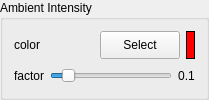
      <widget class="QGroupBox" name="groupBox_ambientIntensity">
       <property name="title">
        <string>Ambient Intensity</string>
       </property>
       <property name="checkable">
        <bool>false</bool>
       </property>
       <property name="checked">
        <bool>false</bool>
       </property>
       <layout class="QVBoxLayout" name="verticalLayout_4">
        <item>
         <layout class="QHBoxLayout" name="horizontalLayout_8">
          <item>
           <widget class="QLabel" name="textLabel1_6">
            <property name="sizePolicy">
             <sizepolicy hsizetype="Fixed" vsizetype="Fixed">
              <horstretch>0</horstretch>
              <verstretch>0</verstretch>
             </sizepolicy>
            </property>
            <property name="minimumSize">
             <size>
              <width>80</width>
              <height>25</height>
             </size>
            </property>
            <property name="maximumSize">
             <size>
              <width>120</width>
              <height>25</height>
             </size>
            </property>
            <property name="text">
             <string>color</string>
            </property>
           </widget>
          </item>
          <item>
           <widget class="QPushButton" name="ambient_color_button">
            <property name="sizePolicy">
             <sizepolicy hsizetype="Preferred" vsizetype="Fixed">
              <horstretch>0</horstretch>
              <verstretch>0</verstretch>
             </sizepolicy>
            </property>
            <property name="minimumSize">
             <size>
              <width>0</width>
              <height>28</height>
             </size>
            </property>
            <property name="maximumSize">
             <size>
              <width>32767</width>
              <height>28</height>
             </size>
            </property>
            <property name="text">
             <string>Select</string>
            </property>
           </widget>
          </item>
          <item>
           <widget class="QLabel" name="ambient_color_label">
            <property name="minimumSize">
             <size>
              <width>0</width>
              <height>28</height>
             </size>
            </property>
            <property name="maximumSize">
             <size>
              <width>32767</width>
              <height>28</height>
             </size>
            </property>
            <property name="palette">
             <palette>
              <active>
               <colorrole role="WindowText">
                <brush brushstyle="SolidPattern">
                 <color alpha="255">
                  <red>0</red>
                  <green>0</green>
                  <blue>0</blue>
                 </color>
                </brush>
               </colorrole>
               <colorrole role="Button">
                <brush brushstyle="SolidPattern">
                 <color alpha="255">
                  <red>221</red>
                  <green>223</green>
                  <blue>228</blue>
                 </color>
                </brush>
               </colorrole>
               <colorrole role="Light">
                <brush brushstyle="SolidPattern">
                 <color alpha="255">
                  <red>255</red>
                  <green>255</green>
                  <blue>255</blue>
                 </color>
                </brush>
               </colorrole>
               <colorrole role="Midlight">
                <brush brushstyle="SolidPattern">
                 <color alpha="255">
                  <red>255</red>
                  <green>255</green>
                  <blue>255</blue>
                 </color>
                </brush>
               </colorrole>
               <colorrole role="Dark">
                <brush brushstyle="SolidPattern">
                 <color alpha="255">
                  <red>85</red>
                  <green>85</green>
                  <blue>85</blue>
                 </color>
                </brush>
               </colorrole>
               <colorrole role="Mid">
                <brush brushstyle="SolidPattern">
                 <color alpha="255">
                  <red>199</red>
                  <green>199</green>
                  <blue>199</blue>
                 </color>
                </brush>
               </colorrole>
               <colorrole role="Text">
                <brush brushstyle="SolidPattern">
                 <color alpha="255">
                  <red>0</red>
                  <green>0</green>
                  <blue>0</blue>
                 </color>
                </brush>
               </colorrole>
               <colorrole role="BrightText">
                <brush brushstyle="SolidPattern">
                 <color alpha="255">
                  <red>255</red>
                  <green>255</green>
                  <blue>255</blue>
                 </color>
                </brush>
               </colorrole>
               <colorrole role="ButtonText">
                <brush brushstyle="SolidPattern">
                 <color alpha="255">
                  <red>0</red>
                  <green>0</green>
                  <blue>0</blue>
                 </color>
                </brush>
               </colorrole>
               <colorrole role="Base">
                <brush brushstyle="SolidPattern">
                 <color alpha="255">
                  <red>255</red>
                  <green>255</green>
                  <blue>255</blue>
                 </color>
                </brush>
               </colorrole>
               <colorrole role="Window">
                <brush brushstyle="SolidPattern">
                 <color alpha="255">
                  <red>255</red>
                  <green>0</green>
                  <blue>0</blue>
                 </color>
                </brush>
               </colorrole>
               <colorrole role="Shadow">
                <brush brushstyle="SolidPattern">
                 <color alpha="255">
                  <red>0</red>
                  <green>0</green>
                  <blue>0</blue>
                 </color>
                </brush>
               </colorrole>
               <colorrole role="Highlight">
                <brush brushstyle="SolidPattern">
                 <color alpha="255">
                  <red>103</red>
                  <green>141</green>
                  <blue>178</blue>
                 </color>
                </brush>
               </colorrole>
               <colorrole role="HighlightedText">
                <brush brushstyle="SolidPattern">
                 <color alpha="255">
                  <red>255</red>
                  <green>255</green>
                  <blue>255</blue>
                 </color>
                </brush>
               </colorrole>
               <colorrole role="Link">
                <brush brushstyle="SolidPattern">
                 <color alpha="255">
                  <red>0</red>
                  <green>0</green>
                  <blue>238</blue>
                 </color>
                </brush>
               </colorrole>
               <colorrole role="LinkVisited">
                <brush brushstyle="SolidPattern">
                 <color alpha="255">
                  <red>82</red>
                  <green>24</green>
                  <blue>139</blue>
                 </color>
                </brush>
               </colorrole>
               <colorrole role="AlternateBase">
                <brush brushstyle="SolidPattern">
                 <color alpha="255">
                  <red>232</red>
                  <green>232</green>
                  <blue>232</blue>
                 </color>
                </brush>
               </colorrole>
              </active>
              <inactive>
               <colorrole role="WindowText">
                <brush brushstyle="SolidPattern">
                 <color alpha="255">
                  <red>0</red>
                  <green>0</green>
                  <blue>0</blue>
                 </color>
                </brush>
               </colorrole>
               <colorrole role="Button">
                <brush brushstyle="SolidPattern">
                 <color alpha="255">
                  <red>221</red>
                  <green>223</green>
                  <blue>228</blue>
                 </color>
                </brush>
               </colorrole>
               <colorrole role="Light">
                <brush brushstyle="SolidPattern">
                 <color alpha="255">
                  <red>255</red>
                  <green>255</green>
                  <blue>255</blue>
                 </color>
                </brush>
               </colorrole>
               <colorrole role="Midlight">
                <brush brushstyle="SolidPattern">
                 <color alpha="255">
                  <red>255</red>
                  <green>255</green>
                  <blue>255</blue>
                 </color>
                </brush>
               </colorrole>
               <colorrole role="Dark">
                <brush brushstyle="SolidPattern">
                 <color alpha="255">
                  <red>85</red>
                  <green>85</green>
                  <blue>85</blue>
                 </color>
                </brush>
               </colorrole>
               <colorrole role="Mid">
                <brush brushstyle="SolidPattern">
                 <color alpha="255">
                  <red>199</red>
                  <green>199</green>
                  <blue>199</blue>
                 </color>
                </brush>
               </colorrole>
               <colorrole role="Text">
                <brush brushstyle="SolidPattern">
                 <color alpha="255">
                  <red>0</red>
                  <green>0</green>
                  <blue>0</blue>
                 </color>
                </brush>
               </colorrole>
               <colorrole role="BrightText">
                <brush brushstyle="SolidPattern">
                 <color alpha="255">
                  <red>255</red>
                  <green>255</green>
                  <blue>255</blue>
                 </color>
                </brush>
               </colorrole>
               <colorrole role="ButtonText">
                <brush brushstyle="SolidPattern">
                 <color alpha="255">
                  <red>0</red>
                  <green>0</green>
                  <blue>0</blue>
                 </color>
                </brush>
               </colorrole>
               <colorrole role="Base">
                <brush brushstyle="SolidPattern">
                 <color alpha="255">
                  <red>255</red>
                  <green>255</green>
                  <blue>255</blue>
                 </color>
                </brush>
               </colorrole>
               <colorrole role="Window">
                <brush brushstyle="SolidPattern">
                 <color alpha="255">
                  <red>255</red>
                  <green>0</green>
                  <blue>0</blue>
                 </color>
                </brush>
               </colorrole>
               <colorrole role="Shadow">
                <brush brushstyle="SolidPattern">
                 <color alpha="255">
                  <red>0</red>
                  <green>0</green>
                  <blue>0</blue>
                 </color>
                </brush>
               </colorrole>
               <colorrole role="Highlight">
                <brush brushstyle="SolidPattern">
                 <color alpha="255">
                  <red>103</red>
                  <green>141</green>
                  <blue>178</blue>
                 </color>
                </brush>
               </colorrole>
               <colorrole role="HighlightedText">
                <brush brushstyle="SolidPattern">
                 <color alpha="255">
                  <red>255</red>
                  <green>255</green>
                  <blue>255</blue>
                 </color>
                </brush>
               </colorrole>
               <colorrole role="Link">
                <brush brushstyle="SolidPattern">
                 <color alpha="255">
                  <red>0</red>
                  <green>0</green>
                  <blue>238</blue>
                 </color>
                </brush>
               </colorrole>
               <colorrole role="LinkVisited">
                <brush brushstyle="SolidPattern">
                 <color alpha="255">
                  <red>82</red>
                  <green>24</green>
                  <blue>139</blue>
                 </color>
                </brush>
               </colorrole>
               <colorrole role="AlternateBase">
                <brush brushstyle="SolidPattern">
                 <color alpha="255">
                  <red>232</red>
                  <green>232</green>
                  <blue>232</blue>
                 </color>
                </brush>
               </colorrole>
              </inactive>
              <disabled>
               <colorrole role="WindowText">
                <brush brushstyle="SolidPattern">
                 <color alpha="255">
                  <red>128</red>
                  <green>128</green>
                  <blue>128</blue>
                 </color>
                </brush>
               </colorrole>
               <colorrole role="Button">
                <brush brushstyle="SolidPattern">
                 <color alpha="255">
                  <red>221</red>
                  <green>223</green>
                  <blue>228</blue>
                 </color>
                </brush>
               </colorrole>
               <colorrole role="Light">
                <brush brushstyle="SolidPattern">
                 <color alpha="255">
                  <red>255</red>
                  <green>255</green>
                  <blue>255</blue>
                 </color>
                </brush>
               </colorrole>
               <colorrole role="Midlight">
                <brush brushstyle="SolidPattern">
                 <color alpha="255">
                  <red>255</red>
                  <green>255</green>
                  <blue>255</blue>
                 </color>
                </brush>
               </colorrole>
               <colorrole role="Dark">
                <brush brushstyle="SolidPattern">
                 <color alpha="255">
                  <red>85</red>
                  <green>85</green>
                  <blue>85</blue>
                 </color>
                </brush>
               </colorrole>
               <colorrole role="Mid">
                <brush brushstyle="SolidPattern">
                 <color alpha="255">
                  <red>199</red>
                  <green>199</green>
                  <blue>199</blue>
                 </color>
                </brush>
               </colorrole>
               <colorrole role="Text">
                <brush brushstyle="SolidPattern">
                 <color alpha="255">
                  <red>199</red>
                  <green>199</green>
                  <blue>199</blue>
                 </color>
                </brush>
               </colorrole>
               <colorrole role="BrightText">
                <brush brushstyle="SolidPattern">
                 <color alpha="255">
                  <red>255</red>
                  <green>255</green>
                  <blue>255</blue>
                 </color>
                </brush>
               </colorrole>
               <colorrole role="ButtonText">
                <brush brushstyle="SolidPattern">
                 <color alpha="255">
                  <red>128</red>
                  <green>128</green>
                  <blue>128</blue>
                 </color>
                </brush>
               </colorrole>
               <colorrole role="Base">
                <brush brushstyle="SolidPattern">
                 <color alpha="255">
                  <red>255</red>
                  <green>0</green>
                  <blue>0</blue>
                 </color>
                </brush>
               </colorrole>
               <colorrole role="Window">
                <brush brushstyle="SolidPattern">
                 <color alpha="255">
                  <red>255</red>
                  <green>0</green>
                  <blue>0</blue>
                 </color>
                </brush>
               </colorrole>
               <colorrole role="Shadow">
                <brush brushstyle="SolidPattern">
                 <color alpha="255">
                  <red>0</red>
                  <green>0</green>
                  <blue>0</blue>
                 </color>
                </brush>
               </colorrole>
               <colorrole role="Highlight">
                <brush brushstyle="SolidPattern">
                 <color alpha="255">
                  <red>86</red>
                  <green>117</green>
                  <blue>148</blue>
                 </color>
                </brush>
               </colorrole>
               <colorrole role="HighlightedText">
                <brush brushstyle="SolidPattern">
                 <color alpha="255">
                  <red>255</red>
                  <green>255</green>
                  <blue>255</blue>
                 </color>
                </brush>
               </colorrole>
               <colorrole role="Link">
                <brush brushstyle="SolidPattern">
                 <color alpha="255">
                  <red>0</red>
                  <green>0</green>
                  <blue>238</blue>
                 </color>
                </brush>
               </colorrole>
               <colorrole role="LinkVisited">
                <brush brushstyle="SolidPattern">
                 <color alpha="255">
                  <red>82</red>
                  <green>24</green>
                  <blue>139</blue>
                 </color>
                </brush>
               </colorrole>
               <colorrole role="AlternateBase">
                <brush brushstyle="SolidPattern">
                 <color alpha="255">
                  <red>232</red>
                  <green>232</green>
                  <blue>232</blue>
                 </color>
                </brush>
               </colorrole>
              </disabled>
             </palette>
            </property>
            <property name="focusPolicy">
             <enum>Qt::NoFocus</enum>
            </property>
            <property name="autoFillBackground">
             <bool>true</bool>
            </property>
            <property name="frameShape">
             <enum>QFrame::Panel</enum>
            </property>
            <property name="text">
             <string/>
            </property>
           </widget>
          </item>
         </layout>
        </item>
        <item>
         <layout class="QHBoxLayout" name="horizontalLayout_7">
          <item>
           <widget class="QLabel" name="textLabel1_5">
            <property name="text">
             <string>factor</string>
            </property>
           </widget>
          </item>
          <item>
           <widget class="QSlider" name="ambient_factor_slider">
            <property name="sizePolicy">
             <sizepolicy hsizetype="Expanding" vsizetype="Fixed">
              <horstretch>0</horstretch>
              <verstretch>0</verstretch>
             </sizepolicy>
            </property>
            <property name="minimum">
             <number>0</number>
            </property>
            <property name="maximum">
             <number>100</number>
            </property>
            <property name="singleStep">
             <number>1</number>
            </property>
            <property name="pageStep">
             <number>1</number>
            </property>
            <property name="value">
             <number>10</number>
            </property>
            <property name="sliderPosition">
             <number>10</number>
            </property>
            <property name="orientation">
             <enum>Qt::Horizontal</enum>
            </property>
            <property name="tickInterval">
             <number>1</number>
            </property>
           </widget>
          </item>
          <item>
           <widget class="QLabel" name="ambient_factor_label">
            <property name="text">
             <string>0.1</string>
            </property>
            <property name="alignment">
             <set>Qt::AlignCenter</set>
            </property>
           </widget>
          </item>
         </layout>
        </item>
       </layout>
      </widget>
